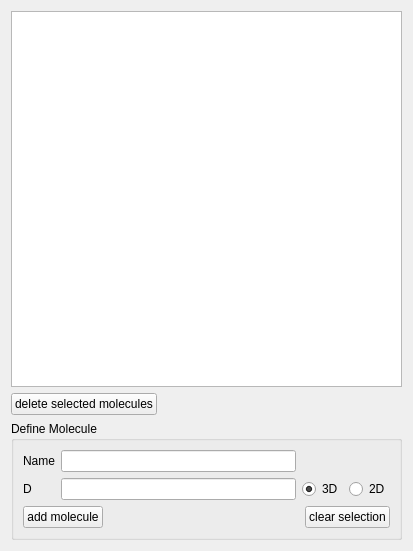
<?xml version="1.0" encoding="UTF-8"?>
<ui version="4.0">
 <class>MolWidget</class>
 <widget class="QWidget" name="MolWidget">
  <property name="geometry">
   <rect>
    <x>0</x>
    <y>0</y>
    <width>413</width>
    <height>551</height>
   </rect>
  </property>
  <property name="windowTitle">
   <string>Form</string>
  </property>
  <layout class="QVBoxLayout" name="verticalLayout">
   <item>
    <widget class="QTableView" name="molTableView">
     <property name="selectionMode">
      <enum>QAbstractItemView::ExtendedSelection</enum>
     </property>
     <property name="sortingEnabled">
      <bool>false</bool>
     </property>
    </widget>
   </item>
   <item>
    <layout class="QHBoxLayout" name="horizontalLayout_2">
     <item>
      <widget class="QPushButton" name="deleteMolButton">
       <property name="text">
        <string>delete selected molecules</string>
       </property>
      </widget>
     </item>
     <item>
      <spacer name="horizontalSpacer_2">
       <property name="orientation">
        <enum>Qt::Horizontal</enum>
       </property>
       <property name="sizeHint" stdset="0">
        <size>
         <width>40</width>
         <height>20</height>
        </size>
       </property>
      </spacer>
     </item>
    </layout>
   </item>
   <item>
    <widget class="QGroupBox" name="defineMolGrouper">
     <property name="title">
      <string>Define Molecule</string>
     </property>
     <layout class="QGridLayout" name="gridLayout">
      <item row="0" column="0">
       <widget class="QLabel" name="molLabel">
        <property name="text">
         <string>Name</string>
        </property>
       </widget>
      </item>
      <item row="0" column="1">
       <widget class="QLineEdit" name="molNameEntry"/>
      </item>
      <item row="1" column="0">
       <widget class="QLabel" name="diffLabel">
        <property name="text">
         <string>D</string>
        </property>
       </widget>
      </item>
      <item row="1" column="1">
       <widget class="QLineEdit" name="diffConstEntry"/>
      </item>
      <item row="1" column="2">
       <widget class="QRadioButton" name="mol3DButton">
        <property name="text">
         <string>3D</string>
        </property>
        <property name="checked">
         <bool>true</bool>
        </property>
       </widget>
      </item>
      <item row="1" column="3">
       <widget class="QRadioButton" name="mol2DButton">
        <property name="text">
         <string>2D</string>
        </property>
       </widget>
      </item>
      <item row="2" column="0" colspan="4">
       <layout class="QHBoxLayout" name="horizontalLayout">
        <item>
         <widget class="QPushButton" name="addMolButton">
          <property name="text">
           <string>add molecule</string>
          </property>
         </widget>
        </item>
        <item>
         <spacer name="horizontalSpacer">
          <property name="orientation">
           <enum>Qt::Horizontal</enum>
          </property>
          <property name="sizeHint" stdset="0">
           <size>
            <width>40</width>
            <height>20</height>
           </size>
          </property>
         </spacer>
        </item>
        <item>
         <widget class="QPushButton" name="clearMolButton">
          <property name="text">
           <string>clear selection</string>
          </property>
         </widget>
        </item>
       </layout>
      </item>
     </layout>
    </widget>
   </item>
  </layout>
 </widget>
 <resources/>
 <connections>
  <connection>
   <sender>molNameEntry</sender>
   <signal>returnPressed()</signal>
   <receiver>addMolButton</receiver>
   <slot>click()</slot>
   <hints>
    <hint type="sourcelabel">
     <x>135</x>
     <y>439</y>
    </hint>
    <hint type="destinationlabel">
     <x>63</x>
     <y>513</y>
    </hint>
   </hints>
  </connection>
  <connection>
   <sender>diffConstEntry</sender>
   <signal>returnPressed()</signal>
   <receiver>addMolButton</receiver>
   <slot>click()</slot>
   <hints>
    <hint type="sourcelabel">
     <x>238</x>
     <y>475</y>
    </hint>
    <hint type="destinationlabel">
     <x>121</x>
     <y>502</y>
    </hint>
   </hints>
  </connection>
 </connections>
</ui>
